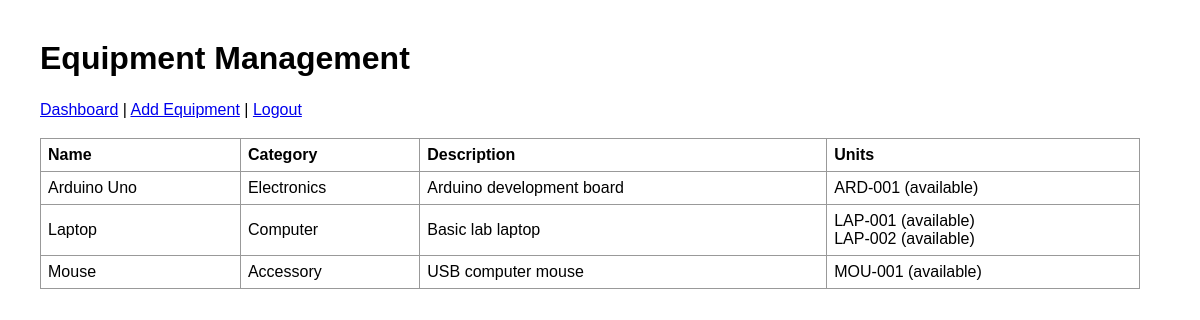
The app's page /admin/equipment.php (signed in) with its own data.
### tables this page shows
CREATE TABLE equipment_models (
    model_id INT AUTO_INCREMENT PRIMARY KEY,
    name VARCHAR(100) NOT NULL,
    description TEXT,
    category VARCHAR(50),
    created_at TIMESTAMP DEFAULT CURRENT_TIMESTAMP
);

CREATE TABLE physical_items (
    item_id INT AUTO_INCREMENT PRIMARY KEY,
    model_id INT NOT NULL,
    serial_number VARCHAR(50) NOT NULL UNIQUE,
    status ENUM('available', 'reserved', 'borrowed') NOT NULL DEFAULT 'available',
    created_at TIMESTAMP DEFAULT CURRENT_TIMESTAMP,
    FOREIGN KEY (model_id) REFERENCES equipment_models(model_id) ON DELETE RESTRICT
);

### includes/functions.php (called while the page is built, shortened)
<?php
function getEquipmentModels($conn) {
    $result = mysqli_query($conn, "SELECT model_id, name, description, category FROM equipment_models ORDER BY name");
    return mysqli_fetch_all($result, MYSQLI_ASSOC);
}
function getPhysicalItemsForModel($conn, $modelId) {
    $modelId = (int) $modelId;
    $result = mysqli_query($conn, "SELECT item_id, serial_number, status FROM physical_items WHERE model_id = $modelId ORDER BY serial_number");
    return mysqli_fetch_all($result, MYSQLI_ASSOC);
}

### admin/equipment.php (the view, shortened to what this page needs)
<?php
require '../config.php';
require '../includes/functions.php';
$models = getEquipmentModels($conn);
?>
<!DOCTYPE html>
<html>
<head><link rel="stylesheet" href="../assets/css/style.css"><title>Equipment</title></head>
<body>
<div class="page">
<h1>Equipment Management</h1>
<p><a href="dashboard.php">Dashboard</a> | <a href="add_equipment.php">Add Equipment</a> | <a href="../logout.php">Logout</a></p>
<table>
<tr><th>Name</th><th>Category</th><th>Description</th><th>Units</th></tr>
<?php foreach ($models as $m): ?>
<?php $units = getPhysicalItemsForModel($conn, $m['model_id']); ?>
<tr>
<td><?= htmlspecialchars($m['name']) ?></td>
<td><?= htmlspecialchars($m['category']) ?></td>
<td><?= htmlspecialchars($m['description']) ?></td>
<td>
<?php foreach ($units as $u): ?>
    <?= htmlspecialchars($u['serial_number']) ?> (<?= htmlspecialchars($u['status']) ?>)<br>
<?php endforeach; ?>
</td>
</tr>
<?php endforeach; ?>
</table>
</div>
</body>
</html>

### assets/css/style.css (style rules this page uses)
body { font-family: Arial, sans-serif; margin: 40px; }
.page { max-width: 1100px; }
label, p { line-height: 1.5; }
table { border-collapse: collapse; width: 100%; }
th, td { border: 1px solid #999; padding: 7px; text-align: left; }

### records on screen
equipment_models: name "Arduino Uno", category "Electronics", description "Arduino development board"
physical_items: serial_number "ARD-001", status "available"
equipment_models: name "Laptop", category "Computer", description "Basic lab laptop"
physical_items: serial_number "LAP-001", status "available"
physical_items: serial_number "LAP-002", status "available"
equipment_models: name "Mouse", category "Accessory", description "USB computer mouse"
physical_items: serial_number "MOU-001", status "available"
